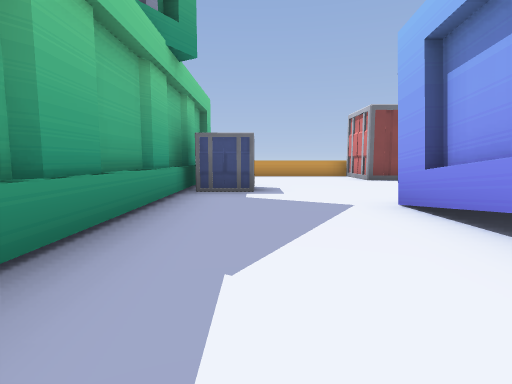
[1] (above)

22 first-person views from a walk through a Godot game level. The camera is 1.3 m above the floor, tilts 6° down and sees 80° across. The floor is counted in squares, 2.27 m on a side. Each view is taken from the middle of a square. On the plan, view 1 faces up. The plan holds only what a view shows up to about 9 squares ahead; the rest is blank. The place goes on beyond the plan. Some surface patterns are stand-ins.

[2]
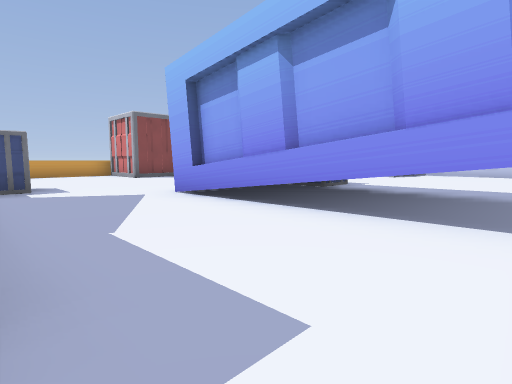

[3]
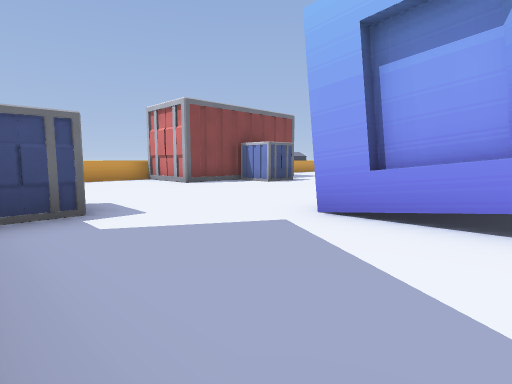

[4]
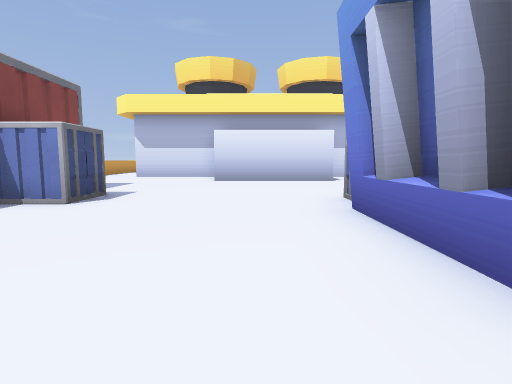

[5]
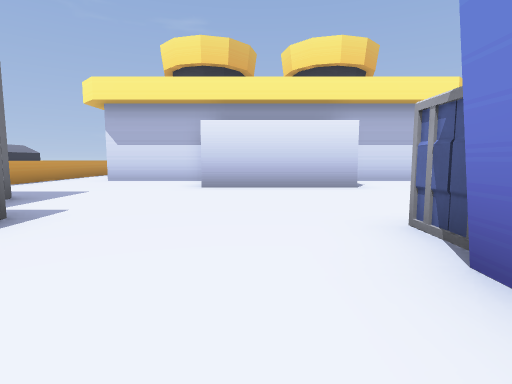

[6]
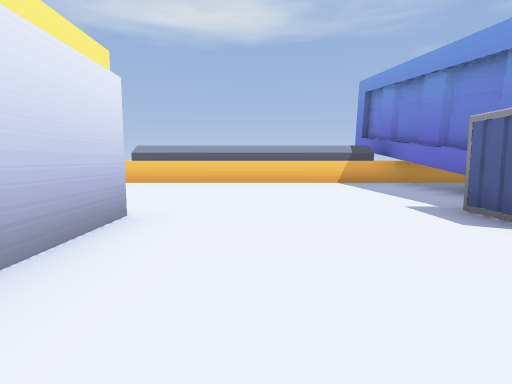

[7]
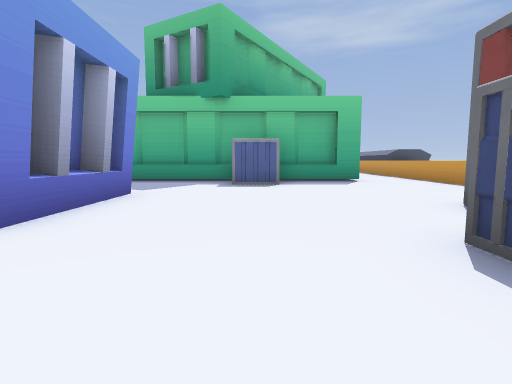

[8]
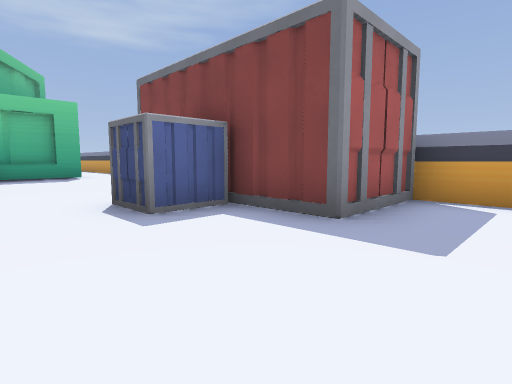

[9]
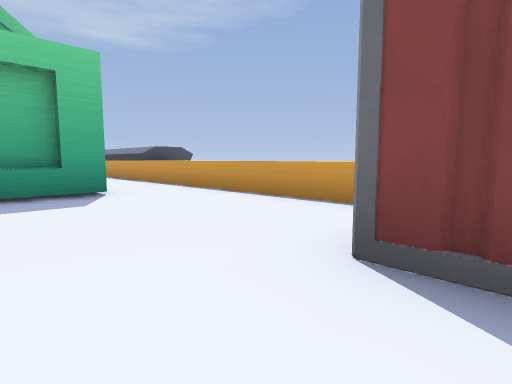

[10]
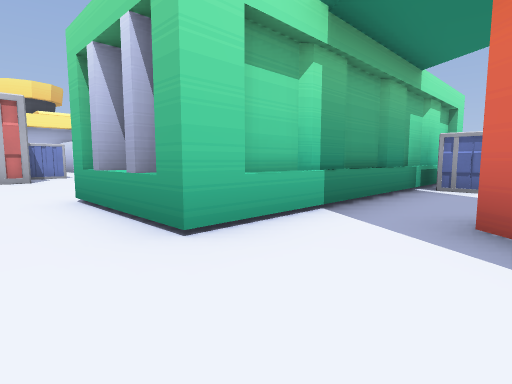

[11]
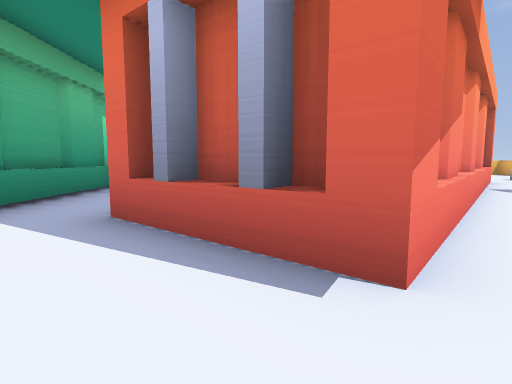

[12]
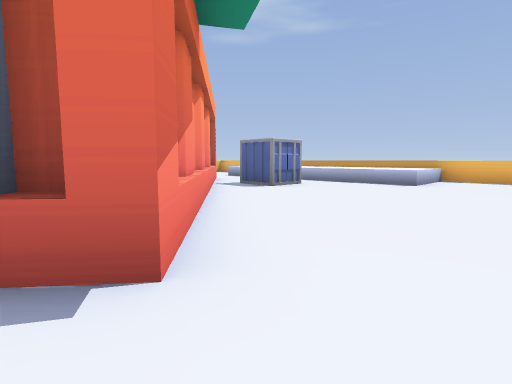

[13]
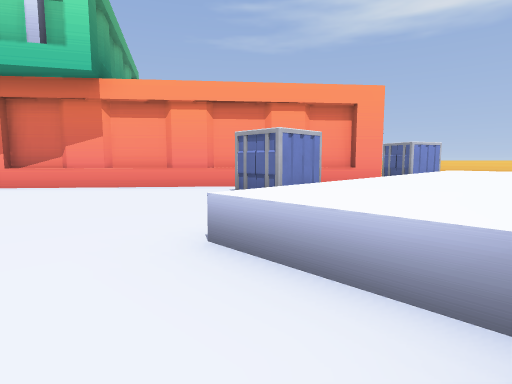

[14]
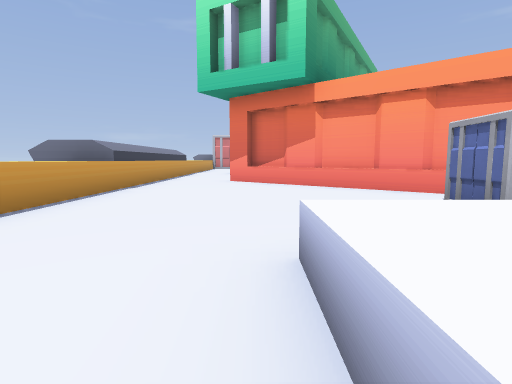

[15]
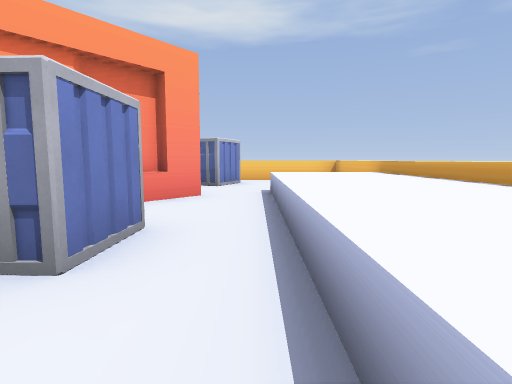

[16]
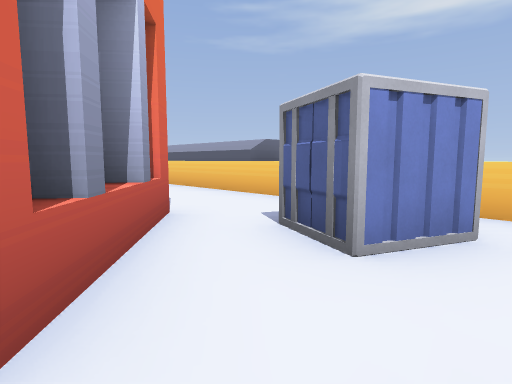

[17]
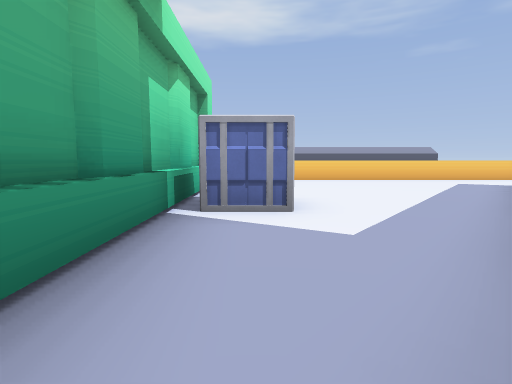

[18]
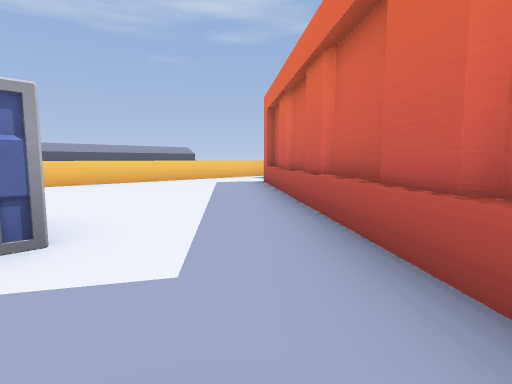

[19]
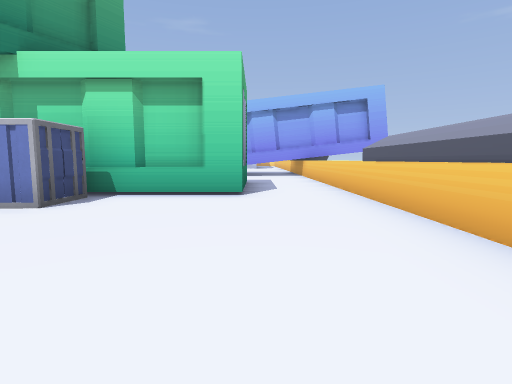

[20]
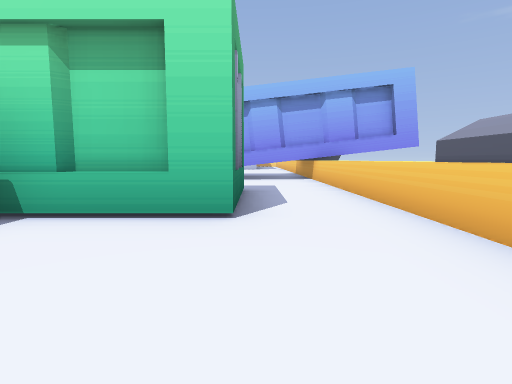

[21]
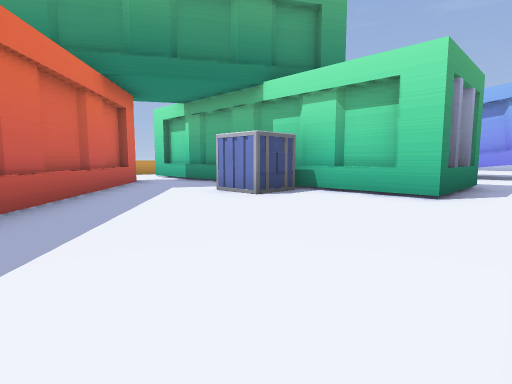

[22]
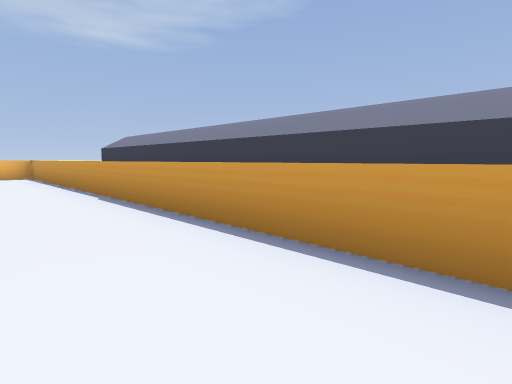

### Floor plan
Key: @ floor where view 1 was taken; # wall or solid block; . main floor; : floor 0.25 m higher than the main floor; + floor 0.5 m higher than the main floor; ≈ water the walk keeps out of; ^ raised ledge; v drop or lower ground; C container; T thing the floor can be seen under or through.
Columns run from 16 left of view 1 to 12 right of it. Each row starts with its distance up from view 1.
 12       #     #
 11 ^^^^^^######^^^^^^^C   #####^
 10 ...................#  ##.....
  9 ...................####C....#
  8 ........##..###......CC.....#
  7 ^^.....####.# #.............#
  6 ^^....## #..#  CC.........###
  5 ^^.CC.# ##..# #...........#
  4 ^^...####...# #...###.....#
  3 ^^..####...C# #...#: C....#
  2 ^^.####.....# #...#+ .......#
  1 ....##......###...# T.......#
  0   .C............@.# T.......
 -1   .C..............# #.......
 -2 ^^^^^^######^^^^^^^vv^######
 -3       #           ≈

Where each view was taken, in squares from view 1:
view 1: 0 up, 0 right, facing up
view 2: 1 down, 1 left, facing up-right
view 3: 2 up, 1 left, facing up-right
view 4: 5 up, 1 right, facing right
view 5: 5 up, 3 right, facing right
view 6: 6 up, 8 right, facing down
view 7: 6 up, 7 right, facing left
view 8: 6 up, 9 right, facing up-left
view 9: 7 up, 4 right, facing up-left
view 10: 10 up, 6 left, facing down-right
view 11: 10 up, 7 left, facing down
view 12: 10 up, 7 left, facing down-left
view 13: 9 up, 16 left, facing down-right
view 14: 8 up, 16 left, facing right
view 15: 7 up, 14 left, facing down
view 16: 2 up, 14 left, facing down-right
view 17: 7 up, 5 left, facing down
view 18: 6 up, 5 left, facing down-left
view 19: 0 up, 9 left, facing right
view 20: 0 up, 7 left, facing right
view 21: 1 down, 9 left, facing up-right
view 22: 9 up, 5 left, facing up-left
